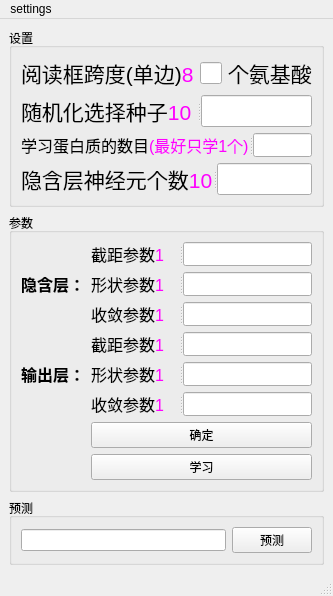
<?xml version="1.0" encoding="UTF-8"?>
<ui version="4.0">
 <class>MainWindow</class>
 <widget class="QMainWindow" name="MainWindow">
  <property name="geometry">
   <rect>
    <x>0</x>
    <y>0</y>
    <width>331</width>
    <height>425</height>
   </rect>
  </property>
  <property name="windowTitle">
   <string>MainWindow</string>
  </property>
  <widget class="QWidget" name="centralwidget">
   <layout class="QGridLayout" name="gridLayout">
    <item row="1" column="0">
     <widget class="QGroupBox" name="groupBox_2">
      <property name="title">
       <string>参数</string>
      </property>
      <layout class="QGridLayout" name="gridLayout_3">
       <item row="6" column="1">
        <widget class="QPushButton" name="pushButton">
         <property name="text">
          <string>确定</string>
         </property>
        </widget>
       </item>
       <item row="1" column="1">
        <widget class="QSplitter" name="splitter_5">
         <property name="orientation">
          <enum>Qt::Horizontal</enum>
         </property>
         <widget class="QLabel" name="label_8">
          <property name="text">
           <string>&lt;html&gt;&lt;head/&gt;&lt;body&gt;&lt;p&gt;&lt;span style=&quot; font-size:12pt;&quot;&gt;形状参数&lt;/span&gt;&lt;span style=&quot; font-size:12pt; color:#ff00ff;&quot;&gt;1&lt;/span&gt;&lt;/p&gt;&lt;/body&gt;&lt;/html&gt;</string>
          </property>
         </widget>
         <widget class="QLineEdit" name="lineEdit_6"/>
        </widget>
       </item>
       <item row="0" column="1">
        <widget class="QSplitter" name="splitter_4">
         <property name="orientation">
          <enum>Qt::Horizontal</enum>
         </property>
         <widget class="QLabel" name="label_7">
          <property name="text">
           <string>&lt;html&gt;&lt;head/&gt;&lt;body&gt;&lt;p&gt;&lt;span style=&quot; font-size:12pt;&quot;&gt;截距参数&lt;/span&gt;&lt;span style=&quot; font-size:12pt; color:#ff00ff;&quot;&gt;1&lt;/span&gt;&lt;/p&gt;&lt;/body&gt;&lt;/html&gt;</string>
          </property>
         </widget>
         <widget class="QLineEdit" name="lineEdit_5"/>
        </widget>
       </item>
       <item row="5" column="1">
        <widget class="QSplitter" name="splitter_10">
         <property name="orientation">
          <enum>Qt::Horizontal</enum>
         </property>
         <widget class="QLabel" name="label_21">
          <property name="text">
           <string>&lt;html&gt;&lt;head/&gt;&lt;body&gt;&lt;p&gt;&lt;span style=&quot; font-size:12pt;&quot;&gt;收敛参数&lt;/span&gt;&lt;span style=&quot; font-size:12pt; color:#ff00ff;&quot;&gt;1&lt;/span&gt;&lt;/p&gt;&lt;/body&gt;&lt;/html&gt;</string>
          </property>
         </widget>
         <widget class="QLineEdit" name="lineEdit_10"/>
        </widget>
       </item>
       <item row="4" column="1">
        <widget class="QSplitter" name="splitter_9">
         <property name="orientation">
          <enum>Qt::Horizontal</enum>
         </property>
         <widget class="QLabel" name="label_20">
          <property name="text">
           <string>&lt;html&gt;&lt;head/&gt;&lt;body&gt;&lt;p&gt;&lt;span style=&quot; font-size:12pt;&quot;&gt;形状参数&lt;/span&gt;&lt;span style=&quot; font-size:12pt; color:#ff00ff;&quot;&gt;1&lt;/span&gt;&lt;/p&gt;&lt;/body&gt;&lt;/html&gt;</string>
          </property>
         </widget>
         <widget class="QLineEdit" name="lineEdit_9"/>
        </widget>
       </item>
       <item row="3" column="1">
        <widget class="QSplitter" name="splitter_8">
         <property name="orientation">
          <enum>Qt::Horizontal</enum>
         </property>
         <widget class="QLabel" name="label_19">
          <property name="text">
           <string>&lt;html&gt;&lt;head/&gt;&lt;body&gt;&lt;p&gt;&lt;span style=&quot; font-size:12pt;&quot;&gt;截距参数&lt;/span&gt;&lt;span style=&quot; font-size:12pt; color:#ff00ff;&quot;&gt;1&lt;/span&gt;&lt;/p&gt;&lt;/body&gt;&lt;/html&gt;</string>
          </property>
         </widget>
         <widget class="QLineEdit" name="lineEdit_8"/>
        </widget>
       </item>
       <item row="4" column="0">
        <widget class="QLabel" name="label_10">
         <property name="text">
          <string>&lt;html&gt;&lt;head/&gt;&lt;body&gt;&lt;p&gt;&lt;span style=&quot; font-size:12pt; font-weight:600;&quot;&gt;输出层：&lt;/span&gt;&lt;/p&gt;&lt;/body&gt;&lt;/html&gt;</string>
         </property>
        </widget>
       </item>
       <item row="7" column="1">
        <widget class="QPushButton" name="pushButton_2">
         <property name="text">
          <string>学习</string>
         </property>
        </widget>
       </item>
       <item row="2" column="1">
        <widget class="QSplitter" name="splitter_6">
         <property name="orientation">
          <enum>Qt::Horizontal</enum>
         </property>
         <widget class="QLabel" name="label_9">
          <property name="text">
           <string>&lt;html&gt;&lt;head/&gt;&lt;body&gt;&lt;p&gt;&lt;span style=&quot; font-size:12pt;&quot;&gt;收敛参数&lt;/span&gt;&lt;span style=&quot; font-size:12pt; color:#ff00ff;&quot;&gt;1&lt;/span&gt;&lt;/p&gt;&lt;/body&gt;&lt;/html&gt;</string>
          </property>
         </widget>
         <widget class="QLineEdit" name="lineEdit_7"/>
        </widget>
       </item>
       <item row="1" column="0">
        <widget class="QLabel" name="label_6">
         <property name="text">
          <string>&lt;html&gt;&lt;head/&gt;&lt;body&gt;&lt;p&gt;&lt;span style=&quot; font-size:12pt; font-weight:600;&quot;&gt;隐含层：&lt;/span&gt;&lt;/p&gt;&lt;/body&gt;&lt;/html&gt;</string>
         </property>
        </widget>
       </item>
      </layout>
     </widget>
    </item>
    <item row="0" column="0">
     <widget class="QGroupBox" name="groupBox">
      <property name="title">
       <string>设置</string>
      </property>
      <layout class="QGridLayout" name="gridLayout_2">
       <item row="3" column="0">
        <widget class="QSplitter" name="splitter_3">
         <property name="orientation">
          <enum>Qt::Horizontal</enum>
         </property>
         <widget class="QLabel" name="label_4">
          <property name="text">
           <string>&lt;html&gt;&lt;head/&gt;&lt;body&gt;&lt;p&gt;&lt;span style=&quot; font-size:16pt;&quot;&gt;隐含层神经元个数&lt;/span&gt;&lt;span style=&quot; font-size:16pt; color:#ff00ff;&quot;&gt;10&lt;/span&gt;&lt;/p&gt;&lt;/body&gt;&lt;/html&gt;</string>
          </property>
         </widget>
         <widget class="QLineEdit" name="lineEdit_4"/>
        </widget>
       </item>
       <item row="2" column="0">
        <widget class="QSplitter" name="splitter_2">
         <property name="orientation">
          <enum>Qt::Horizontal</enum>
         </property>
         <widget class="QLabel" name="label_14">
          <property name="text">
           <string>&lt;html&gt;&lt;head/&gt;&lt;body&gt;&lt;p&gt;&lt;span style=&quot; font-size:12pt;&quot;&gt;学习蛋白质的数目&lt;/span&gt;&lt;span style=&quot; font-size:12pt; color:#ff00ff;&quot;&gt;(最好只学1个)&lt;/span&gt;&lt;/p&gt;&lt;/body&gt;&lt;/html&gt;</string>
          </property>
         </widget>
         <widget class="QLineEdit" name="lineEdit_3"/>
        </widget>
       </item>
       <item row="0" column="0">
        <layout class="QHBoxLayout" name="horizontalLayout">
         <item>
          <widget class="QLabel" name="label">
           <property name="text">
            <string>&lt;html&gt;&lt;head/&gt;&lt;body&gt;&lt;p&gt;&lt;span style=&quot; font-size:16pt;&quot;&gt;阅读框跨度(单边)&lt;/span&gt;&lt;span style=&quot; font-size:16pt; color:#ff00ff;&quot;&gt;8&lt;/span&gt;&lt;/p&gt;&lt;/body&gt;&lt;/html&gt;</string>
           </property>
          </widget>
         </item>
         <item>
          <widget class="QLineEdit" name="lineEdit"/>
         </item>
         <item>
          <widget class="QLabel" name="label_2">
           <property name="text">
            <string>&lt;html&gt;&lt;head/&gt;&lt;body&gt;&lt;p&gt;&lt;span style=&quot; font-size:16pt;&quot;&gt;个氨基酸&lt;/span&gt;&lt;/p&gt;&lt;/body&gt;&lt;/html&gt;</string>
           </property>
          </widget>
         </item>
        </layout>
       </item>
       <item row="1" column="0">
        <widget class="QSplitter" name="splitter">
         <property name="orientation">
          <enum>Qt::Horizontal</enum>
         </property>
         <widget class="QLabel" name="label_3">
          <property name="text">
           <string>&lt;html&gt;&lt;head/&gt;&lt;body&gt;&lt;p&gt;&lt;span style=&quot; font-size:16pt;&quot;&gt;随机化选择种子&lt;/span&gt;&lt;span style=&quot; font-size:16pt; color:#ff00ff;&quot;&gt;10&lt;/span&gt;&lt;/p&gt;&lt;/body&gt;&lt;/html&gt;</string>
          </property>
         </widget>
         <widget class="QLineEdit" name="lineEdit_2"/>
        </widget>
       </item>
      </layout>
     </widget>
    </item>
    <item row="2" column="0">
     <widget class="QGroupBox" name="groupBox_3">
      <property name="title">
       <string>预测</string>
      </property>
      <layout class="QGridLayout" name="gridLayout_5">
       <item row="0" column="0">
        <layout class="QGridLayout" name="gridLayout_4">
         <item row="0" column="0">
          <widget class="QLineEdit" name="lineEdit_11"/>
         </item>
         <item row="0" column="1">
          <widget class="QPushButton" name="pushButton_3">
           <property name="text">
            <string>预测</string>
           </property>
          </widget>
         </item>
        </layout>
       </item>
      </layout>
     </widget>
    </item>
   </layout>
  </widget>
  <widget class="QMenuBar" name="menubar">
   <property name="geometry">
    <rect>
     <x>0</x>
     <y>0</y>
     <width>331</width>
     <height>18</height>
    </rect>
   </property>
   <widget class="QMenu" name="menusettings">
    <property name="title">
     <string>settings</string>
    </property>
   </widget>
   <addaction name="menusettings"/>
  </widget>
  <widget class="QStatusBar" name="statusbar"/>
 </widget>
 <resources/>
 <connections/>
</ui>
